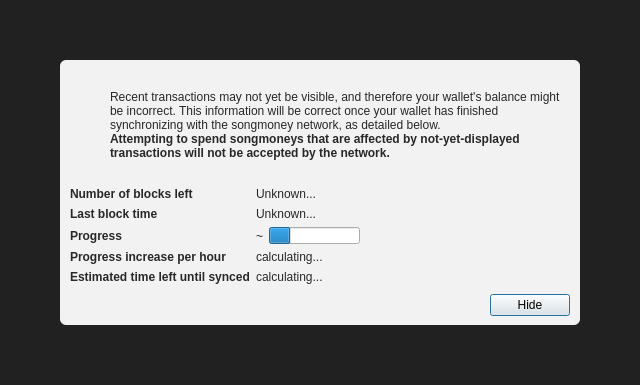
<?xml version="1.0" encoding="UTF-8"?>
<ui version="4.0">
 <class>ModalOverlay</class>
 <widget class="ModalOverlay" name="ModalOverlay">
  <property name="geometry">
   <rect>
    <x>0</x>
    <y>0</y>
    <width>640</width>
    <height>385</height>
   </rect>
  </property>
  <property name="windowTitle">
   <string>Form</string>
  </property>
  <layout class="QVBoxLayout" name="verticalLayout" stretch="0">
   <property name="sizeConstraint">
    <enum>QLayout::SetDefaultConstraint</enum>
   </property>
   <property name="leftMargin">
    <number>0</number>
   </property>
   <property name="topMargin">
    <number>0</number>
   </property>
   <property name="rightMargin">
    <number>0</number>
   </property>
   <property name="bottomMargin">
    <number>0</number>
   </property>
   <item>
    <widget class="QWidget" name="bgWidget" native="true">
     <property name="styleSheet">
      <string notr="true">#bgWidget { background: rgba(0,0,0,220); }</string>
     </property>
     <layout class="QVBoxLayout" name="verticalLayoutMain" stretch="1">
      <property name="leftMargin">
       <number>60</number>
      </property>
      <property name="topMargin">
       <number>60</number>
      </property>
      <property name="rightMargin">
       <number>60</number>
      </property>
      <property name="bottomMargin">
       <number>60</number>
      </property>
      <item>
       <widget class="QWidget" name="contentWidget" native="true">
        <property name="styleSheet">
         <string notr="true">#contentWidget { background: rgba(255,255,255,240); border-radius: 6px; }

QLabel { color: rgb(40,40,40);  }</string>
        </property>
        <layout class="QVBoxLayout" name="verticalLayoutSub" stretch="1,0,0,0">
         <property name="spacing">
          <number>0</number>
         </property>
         <property name="leftMargin">
          <number>10</number>
         </property>
         <property name="topMargin">
          <number>10</number>
         </property>
         <property name="rightMargin">
          <number>10</number>
         </property>
         <property name="bottomMargin">
          <number>10</number>
         </property>
         <item>
          <layout class="QHBoxLayout" name="horizontalLayoutIconText" stretch="0,1">
           <property name="topMargin">
            <number>20</number>
           </property>
           <item>
            <layout class="QVBoxLayout" name="verticalLayoutIcon">
             <property name="leftMargin">
              <number>0</number>
             </property>
             <item>
              <widget class="QPushButton" name="warningIcon">
               <property name="enabled">
                <bool>false</bool>
               </property>
               <property name="text">
                <string/>
               </property>
               <property name="icon">
                <iconset>
                 <normaloff>:/icons/warning</normaloff>
                 <disabledoff>:/icons/warning</disabledoff>:/icons/warning</iconset>
               </property>
               <property name="iconSize">
                <size>
                 <width>48</width>
                 <height>48</height>
                </size>
               </property>
               <property name="flat">
                <bool>true</bool>
               </property>
              </widget>
             </item>
             <item>
              <spacer name="verticalSpacerWarningIcon">
               <property name="orientation">
                <enum>Qt::Vertical</enum>
               </property>
               <property name="sizeHint" stdset="0">
                <size>
                 <width>20</width>
                 <height>40</height>
                </size>
               </property>
              </spacer>
             </item>
            </layout>
           </item>
           <item>
            <layout class="QVBoxLayout" name="verticalLayoutInfoText">
             <property name="leftMargin">
              <number>0</number>
             </property>
             <property name="topMargin">
              <number>0</number>
             </property>
             <item>
              <widget class="QLabel" name="infoText">
               <property name="text">
                <string>Recent transactions may not yet be visible, and therefore your wallet's balance might be incorrect. This information will be correct once your wallet has finished synchronizing with the songmoney network, as detailed below.</string>
               </property>
               <property name="textFormat">
                <enum>Qt::RichText</enum>
               </property>
               <property name="wordWrap">
                <bool>true</bool>
               </property>
              </widget>
             </item>
             <item>
              <widget class="QLabel" name="infoTextStrong">
               <property name="font">
                <font>
                 <weight>75</weight>
                 <bold>true</bold>
                </font>
               </property>
               <property name="text">
                <string>Attempting to spend songmoneys that are affected by not-yet-displayed transactions will not be accepted by the network.</string>
               </property>
               <property name="textFormat">
                <enum>Qt::RichText</enum>
               </property>
               <property name="wordWrap">
                <bool>true</bool>
               </property>
              </widget>
             </item>
             <item>
              <spacer name="verticalSpacerInTextSpace">
               <property name="orientation">
                <enum>Qt::Vertical</enum>
               </property>
               <property name="sizeHint" stdset="0">
                <size>
                 <width>20</width>
                 <height>40</height>
                </size>
               </property>
              </spacer>
             </item>
            </layout>
           </item>
          </layout>
         </item>
         <item>
          <spacer name="verticalSpacerAfterText">
           <property name="orientation">
            <enum>Qt::Vertical</enum>
           </property>
           <property name="sizeHint" stdset="0">
            <size>
             <width>20</width>
             <height>40</height>
            </size>
           </property>
          </spacer>
         </item>
         <item>
          <layout class="QFormLayout" name="formLayout">
           <property name="fieldGrowthPolicy">
            <enum>QFormLayout::FieldsStayAtSizeHint</enum>
           </property>
           <property name="horizontalSpacing">
            <number>6</number>
           </property>
           <property name="verticalSpacing">
            <number>6</number>
           </property>
           <property name="topMargin">
            <number>10</number>
           </property>
           <item row="0" column="0">
            <widget class="QLabel" name="labelNumberOfBlocksLeft">
             <property name="font">
              <font>
               <weight>75</weight>
               <bold>true</bold>
              </font>
             </property>
             <property name="text">
              <string>Number of blocks left</string>
             </property>
            </widget>
           </item>
           <item row="0" column="1">
            <widget class="QLabel" name="numberOfBlocksLeft">
             <property name="text">
              <string>Unknown...</string>
             </property>
            </widget>
           </item>
           <item row="1" column="0">
            <widget class="QLabel" name="labelLastBlockTime">
             <property name="font">
              <font>
               <weight>75</weight>
               <bold>true</bold>
              </font>
             </property>
             <property name="text">
              <string>Last block time</string>
             </property>
            </widget>
           </item>
           <item row="1" column="1">
            <widget class="QLabel" name="newestBlockDate">
             <property name="sizePolicy">
              <sizepolicy hsizetype="Maximum" vsizetype="Preferred">
               <horstretch>0</horstretch>
               <verstretch>0</verstretch>
              </sizepolicy>
             </property>
             <property name="text">
              <string>Unknown...</string>
             </property>
            </widget>
           </item>
           <item row="2" column="0">
            <widget class="QLabel" name="labelSyncDone">
             <property name="font">
              <font>
               <weight>75</weight>
               <bold>true</bold>
              </font>
             </property>
             <property name="text">
              <string>Progress</string>
             </property>
            </widget>
           </item>
           <item row="2" column="1">
            <layout class="QHBoxLayout" name="horizontalLayoutSync" stretch="0,1">
             <item>
              <widget class="QLabel" name="percentageProgress">
               <property name="text">
                <string notr="true">~</string>
               </property>
              </widget>
             </item>
             <item>
              <widget class="QProgressBar" name="progressBar">
               <property name="value">
                <number>24</number>
               </property>
               <property name="format">
                <string/>
               </property>
              </widget>
             </item>
            </layout>
           </item>
           <item row="4" column="0">
            <widget class="QLabel" name="labelProgressIncrease">
             <property name="font">
              <font>
               <weight>75</weight>
               <bold>true</bold>
              </font>
             </property>
             <property name="text">
              <string>Progress increase per hour</string>
             </property>
            </widget>
           </item>
           <item row="4" column="1">
            <widget class="QLabel" name="progressIncreasePerH">
             <property name="text">
              <string>calculating...</string>
             </property>
            </widget>
           </item>
           <item row="5" column="0">
            <widget class="QLabel" name="labelEstimatedTimeLeft">
             <property name="font">
              <font>
               <weight>75</weight>
               <bold>true</bold>
              </font>
             </property>
             <property name="text">
              <string>Estimated time left until synced</string>
             </property>
            </widget>
           </item>
           <item row="5" column="1">
            <widget class="QLabel" name="expectedTimeLeft">
             <property name="text">
              <string>calculating...</string>
             </property>
            </widget>
           </item>
          </layout>
         </item>
         <item>
          <layout class="QHBoxLayout" name="horizontalLayoutButtons">
           <property name="leftMargin">
            <number>10</number>
           </property>
           <property name="topMargin">
            <number>10</number>
           </property>
           <item>
            <spacer name="horizontalSpacer">
             <property name="orientation">
              <enum>Qt::Horizontal</enum>
             </property>
             <property name="sizeHint" stdset="0">
              <size>
               <width>40</width>
               <height>20</height>
              </size>
             </property>
            </spacer>
           </item>
           <item>
            <widget class="QPushButton" name="closeButton">
             <property name="text">
              <string>Hide</string>
             </property>
             <property name="focusPolicy">
              <enum>Qt::StrongFocus</enum>
             </property>
             <property name="default">
              <bool>true</bool>
             </property>
            </widget>
           </item>
          </layout>
         </item>
        </layout>
       </widget>
      </item>
     </layout>
    </widget>
   </item>
  </layout>
 </widget>
 <customwidgets>
  <customwidget>
   <class>ModalOverlay</class>
   <extends>QWidget</extends>
   <header>qt/modaloverlay.h</header>
   <container>1</container>
  </customwidget>
 </customwidgets>
 <resources/>
 <connections/>
</ui>
